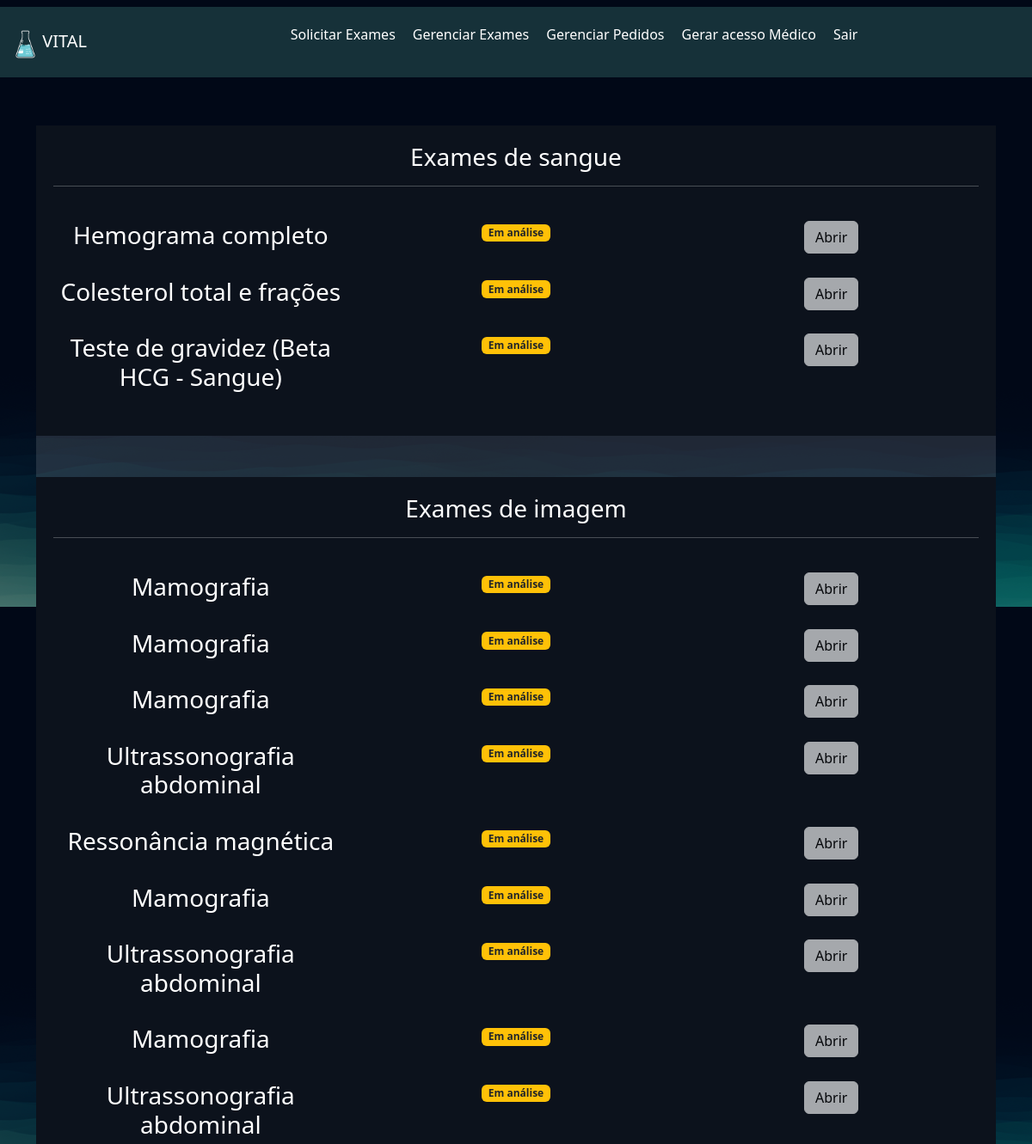
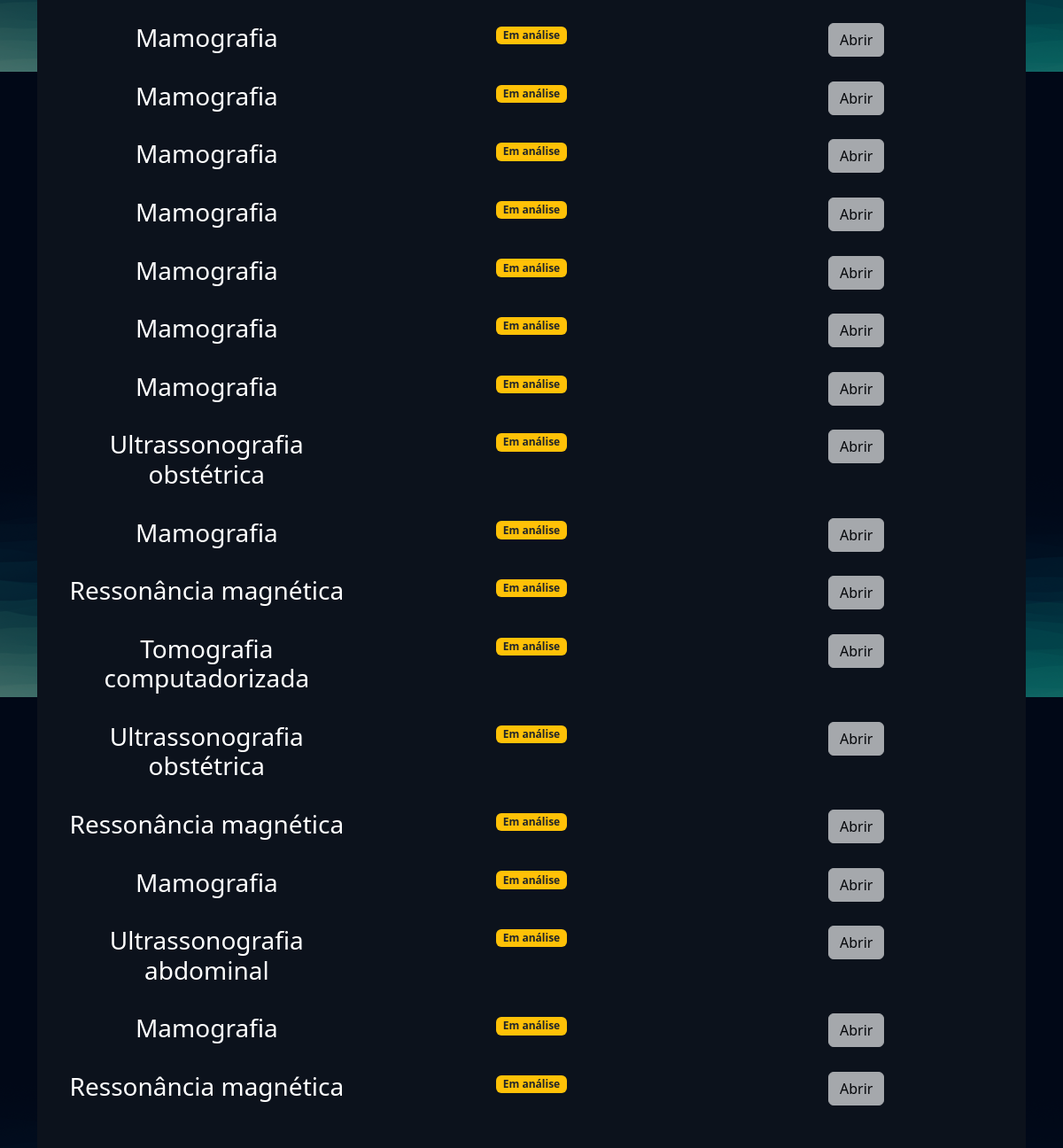
Before: /exames/gerenciar_exames/ (signed in) with the older database file (2 pictures, top to bottom).
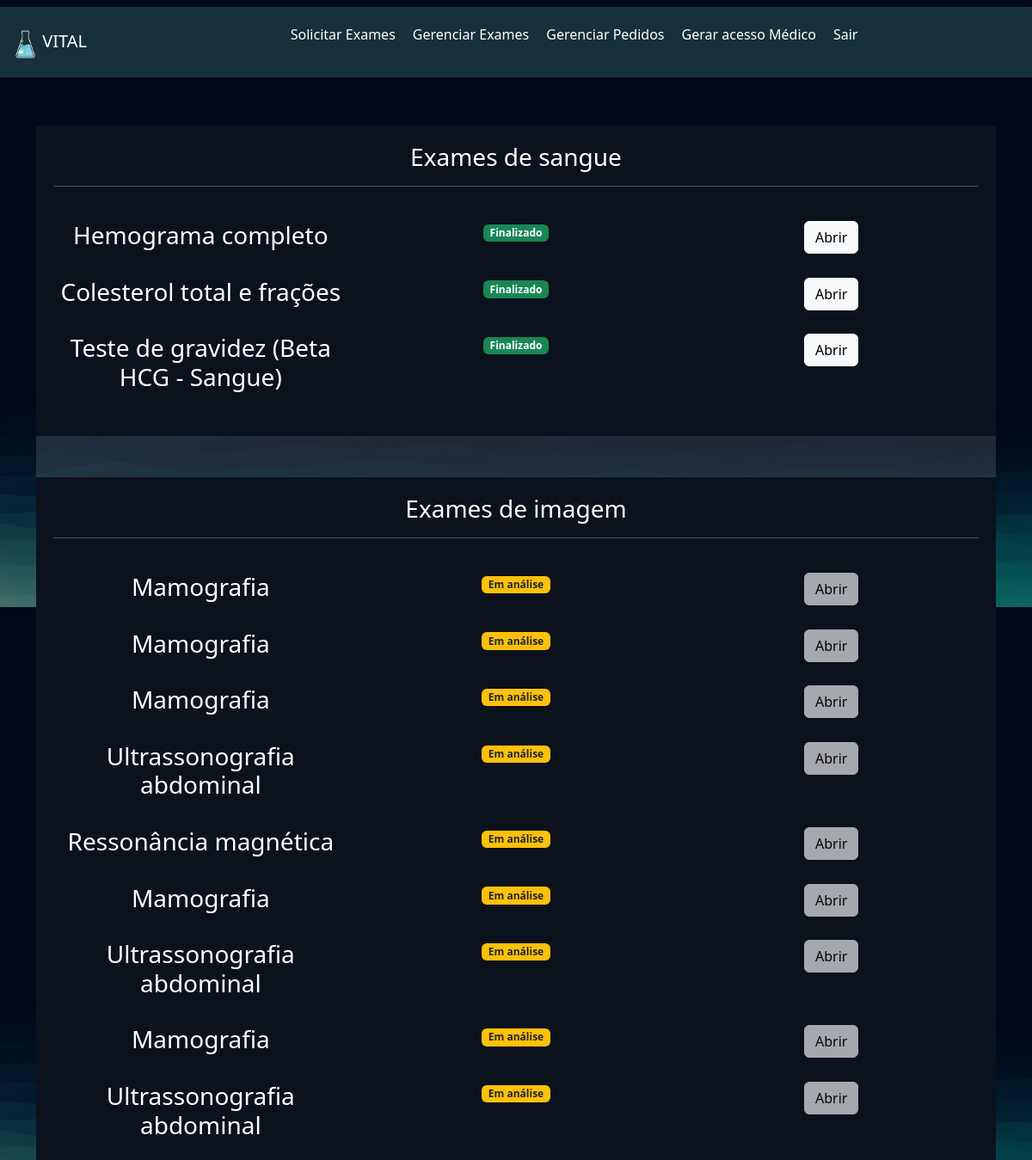
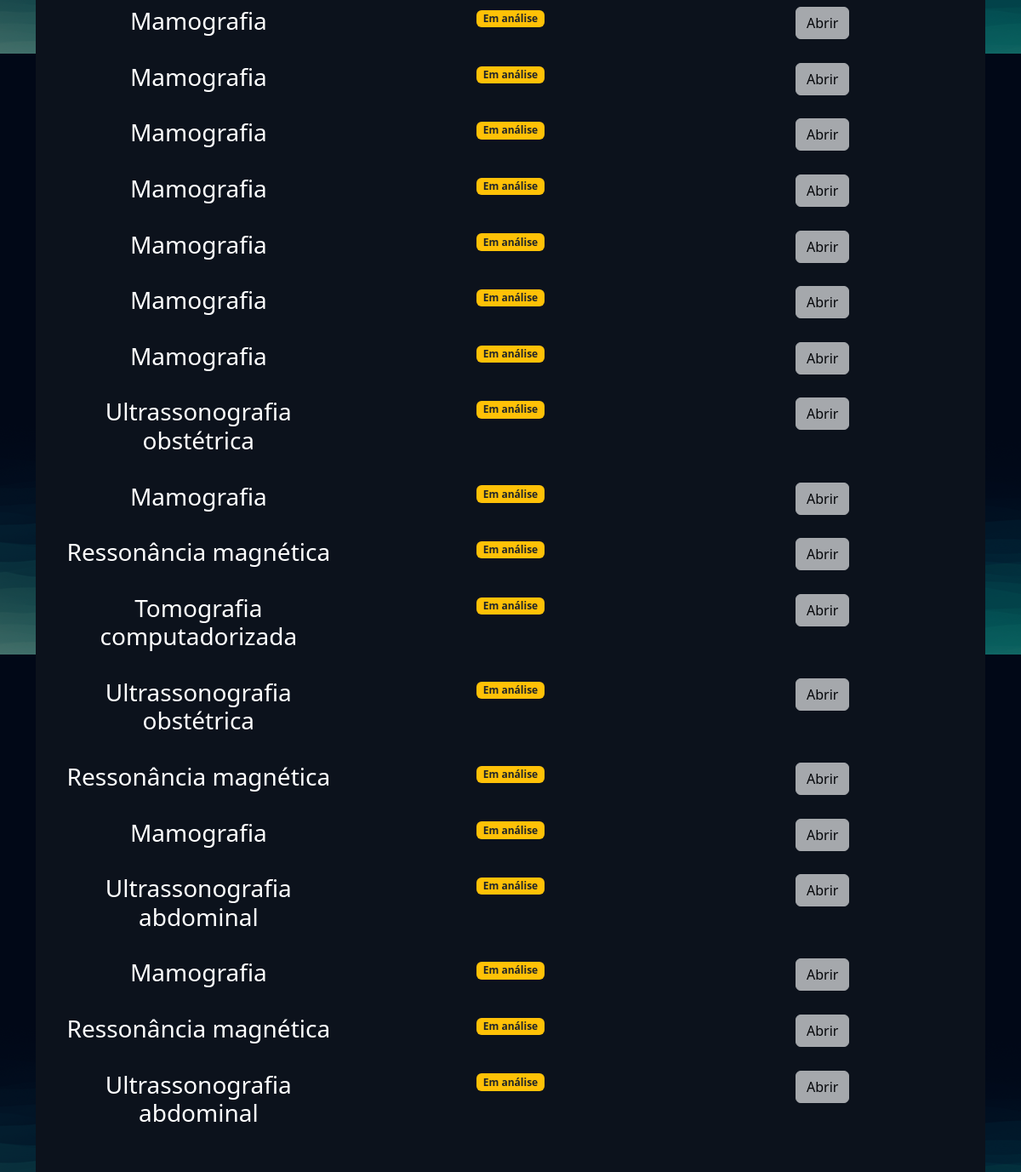
After: the same page with the newer database file (2 pictures, top to bottom).
### exames/models.py (models this page shows, shortened)
class SolicitacaoExame(models.Model):
    choice_status = (
        ('E', 'Em análise'),
        ('F', 'Finalizado')
    )
    usuario = models.ForeignKey(User, on_delete=models.DO_NOTHING)  # Usuário que solicitou o exame
    exame = models.ForeignKey(TiposExames, on_delete=models.DO_NOTHING)  # Tipo de exame solicitado
    status = models.CharField(max_length=2, choices=choice_status)  # Status da solicitação
    resultado = models.FileField(upload_to="resultados", null=True, blank=True)  # Arquivo com o resultado do exame
    requer_senha = models.BooleanField(default=False)  # Se o resultado requer senha para acesso
    senha = models.CharField(max_length=6, null=True, blank=True)  # Senha para acesso ao exame (opcional)
    def badge_template(self):
        if self.status == 'E':
            classes_css = 'bg-warning text-dark'
            texto = "Em análise"
        elif self.status == 'F':
            classes_css = 'bg-success'
            texto = "Finalizado"
        else:
            classes_css = 'bg-secondary'
            texto = 'Indefinido'
        return mark_safe(f"<span class='badge bg-primary {classes_css}'>{texto}</span>")

class TiposExames(models.Model):
    tipo_choices = (
        ('I', 'Exame de imagem'),
        ('S', 'Exame de Sangue')
    )
    nome = models.CharField(max_length=50)  # Nome do exame
    tipo = models.CharField(max_length=2, choices=tipo_choices)  # Tipo do exame (imagem ou sangue)
    preco = models.FloatField()  # Preço do exame
    disponivel = models.BooleanField(default=True)  # Disponibilidade do exame
    horario_inicial = models.IntegerField()  # Horário inicial para realização do exame
    horario_final = models.IntegerField()  # Horário final para realização do exame

### exames/views.py (the view)
# urls.py: path('gerenciar_exames/', views.gerenciar_exames, name="gerenciar_exames"),
@login_required
def gerenciar_exames(request):
    exames = SolicitacaoExame.objects.filter(usuario=request.user)
    return render(request, 'gerenciar_exames.html', {'exames': exames})

### exames/templates/gerenciar_exames.html (shortened to what this page needs)
{% extends "bases/base.html" %}
{% load static %}
{% block 'head' %}
    <link href="{% static 'exames/css/css.css' %}" rel="stylesheet">
    <link href="{% static 'exames/css/gerenciar_pedidos.css' %}" rel="stylesheet">
    <link href="{% static 'exames/css/gerenciar_exames.css' %}" rel="stylesheet">
{% endblock 'head' %}
{% block 'conteudo' %}
    <br><br>
    <div class="container">
        <div class="card card-view">
            <div class="sub-card">
                <h3>Exames de sangue</h3>
                <hr><br>
                {% for exame in exames  %}
                    {% if  exame.exame.tipo == 'S'%}
                        <div class="row">
                            <div class="col-md"><h3>{{exame.exame.nome}}</h3></div>
                            <div class="col-md">{{exame.badge_template}}</div>
                            <div class="col-md">
                                {% if exame.status == 'F' %}
                                    <a href="{% url 'permitir_abrir_exame' exame.id %}" class="btn btn-light">Abrir</a>
                                {% else %}
                                    <a href="#" class="btn btn-light disabled">Abrir</a>
                                {% endif %}
                            </div>
                        </div>
                        <br>
                    {% endif %}
                {% endfor %}
            </div>
            <br><br>
            <div class="sub-card">
                <h3>Exames de imagem</h3>
                <hr><br>
                {% for exame in exames  %}
                    {% if  exame.exame.tipo == 'I'%}
                        <div class="row">
                            <div class="col-md"><h3>{{exame.exame.nome}}</h3></div>
                            <div class="col-md">{{exame.badge_template}}</div>
                            <div class="col-md">
                                {% if exame.status == 'F' %}
                                    <a href="{% url 'permitir_abrir_exame' exame.id %}" class="btn btn-light">Abrir</a>
                                {% else %}
                                    <a href="#" class="btn btn-light disabled">Abrir</a>
                                {% endif %}
                            </div>
                        </div>
                        <br>
                    {% endif %}
                {% endfor %}
            </div>
        </div>
    </div>
{% endblock 'conteudo' %}

### templates/bases/base.html (shortened to what this page needs)
{% load static %}
<!doctype html>
<html lang="pt-BR">
  <head>
    <link href="https://cdn.jsdelivr.net/npm/bootstrap@5.3.1/dist/css/bootstrap.min.css" rel="stylesheet">
    <link href="{% static 'geral/css/base.css' %}" rel="stylesheet">
    {% block 'head' %} {% endblock %}
    <nav class="navbar navbar-expand-lg navbar-light">
    <p>
      <div style="display: flex; rigth-content: space-between; width: 100%; padding: 10px; background-color:rgb(22, 49, 57);">
        <a class="navbar-brand" style="color: white; text-decoration: none;" href="{% url 'home'%}"><img style="  max-width: 13%;margin-top: 5px; width: 250px;" src="{% static 'geral/img/logo.png' %}">VITAL</a>
          {% if user.is_authenticated %}
            {% if user.is_staff %}
            <a style="color: white; text-decoration: none; padding: 10px;" href="{% url 'gerenciar_clientes' %}">Gerenciar Clientes</a>
            <a style="color: white; text-decoration: none; padding: 10px;" href="{% url 'sair' %}">Sair</a>
            {% else %}
            <a style="color: white; text-decoration: none; padding: 10px;" href="{% url 'solicitar_exames' %}">Solicitar Exames</a>
            <a style="color: white; text-decoration: none; padding: 10px;" href="{% url 'gerenciar_exames' %}">Gerenciar Exames</a>
            <a style="color: white; text-decoration: none; padding: 10px;" href="{% url 'gerenciar_pedidos' %}">Gerenciar Pedidos</a>
            <a style="color: white; text-decoration: none; padding: 10px;" href="{% url 'gerar_acesso_medico' %}">Gerar acesso Médico</a>
            <a style="color: white; text-decoration: none; padding: 10px;" href="{% url 'sair' %}">Sair</a>
            {% endif %}
          {% else %}
            <a style="color: white; text-decoration: none; padding: 10px;" href="{% url 'cadastro' %}">Cadastre-se</a>
            <a style="color: white; text-decoration: none; padding: 10px;" href="{% url 'login' %}">Login</a>
            {% endif %}
        </div>
      </p >
    </nav>
    {% block 'conteudo' %}{% endblock %}
  </body>
</html>

### templates/static/geral/css/base.css (style rules this page uses)
:root { --main-color: #151C34; --dark-color: #0C121C ; --light-color: #6DE6EE; --contrast-color: #f4c96b; --differential-color: #066668; }
* { color: white }

### templates/static/exames/css/css.css (style rules this page uses)
.card { background-color: rgba(217, 217, 217, .14); color: white; padding: 15px; }

### templates/static/exames/css/gerenciar_pedidos.css (style rules this page uses)
.card-view { text-align: center; padding: 0; border: none; height: 70vh; }

### templates/static/exames/css/gerenciar_exames.css (style rules this page uses)
.sub-card { background-color: var(--dark-color); padding: 20px; }

Changed rows visible on the page:
changed SolicitacaoExame "Hemograma completo": status "E" → "F" (drawn); badge_template "Em análise" → "Finalizado"
changed SolicitacaoExame "Colesterol total e frações": status "E" → "F" (drawn); badge_template "Em análise" → "Finalizado"
changed SolicitacaoExame "Teste de gravidez (Beta HCG - Sangue)": status "E" → "F" (drawn); badge_template "Em análise" → "Finalizado"
added SolicitacaoExame: exame.nome "Ultrassonografia abdominal", badge_template "Em análise", shows "Abrir", shown under "Exames de imagem"
